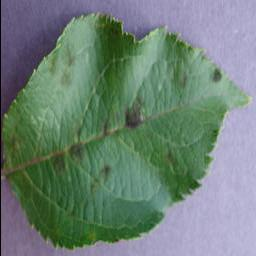
#> input picture sample_leaf.JPG, 256 x 256 px
$ python -i severity.py   (imports and definitions only)
#> lines starting #> are read from the running program, lines starting #| are printed output that depends on the picture; after the words box and inside, x2 and y2 are one past the last pixel; in counts of white or black regions, pixels touching at a corner belong together
#> further down, picture is the input picture: shape (256, 256, 3); mean B, G, R 119.1, 129.5, 109.9
import cv2
import numpy as np


def calculate_severity(image):
    """
    Experimental leaf disease severity estimate.
    Uses HSV color segmentation.
    Not a validated agricultural diagnosis.
    """

    if image is None or image.size == 0:
        return None, "Invalid image"

    hsv = cv2.cvtColor(image, cv2.COLOR_BGR2HSV)
#> hsv: shape (256, 256, 3); mean H, S, V 85.7, 75.8, 141.3

    # Broad mask: include green leaf and possible yellow/brown lesions.
    lower_leaf = np.array([0, 35, 25])
    upper_leaf = np.array([100, 255, 255])

    leaf_mask = cv2.inRange(hsv, lower_leaf, upper_leaf)
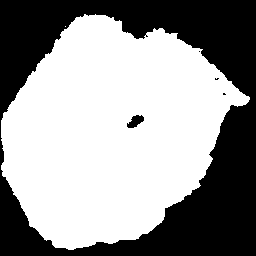
#> leaf_mask: shape (256, 256); 59.4% white; 5 black regions (3 under 20 px), largest, box (x1, y1, x2, y2) and area: (0, 0, 256, 256) 26428, (127, 115, 144, 128) 136

    kernel = np.ones((5, 5), np.uint8)
    leaf_mask = cv2.morphologyEx(
        leaf_mask, cv2.MORPH_OPEN, kernel
    )
#> leaf_mask: shape (256, 256); 59.3% white; 4 black regions (2 under 20 px), largest, box (x1, y1, x2, y2) and area: (0, 0, 256, 256) 26502, (127, 115, 144, 128) 140
    leaf_mask = cv2.morphologyEx(
        leaf_mask, cv2.MORPH_CLOSE, kernel
    )
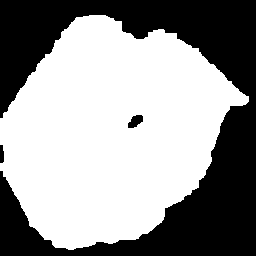
#> leaf_mask: shape (256, 256); 59.4% white; 3 black regions, box (x1, y1, x2, y2) and area: (0, 0, 256, 256) 26380, (128, 115, 143, 128) 132, (0, 145, 4, 163) 65

    total_leaf_pixels = cv2.countNonZero(leaf_mask)
#> total_leaf_pixels = 38959

    if total_leaf_pixels < 100:
        return None, "Leaf area not detected clearly"

    # Approximate yellow/brown lesion pixels within the leaf region.
    lower_lesion = np.array([5, 40, 20])
    upper_lesion = np.array([35, 255, 230])

    lesion_mask = cv2.inRange(hsv, lower_lesion, upper_lesion)
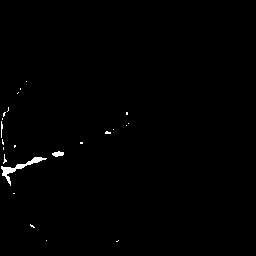
#> lesion_mask: shape (256, 256); 0.63% white; 23 white regions (20 under 20 px), largest, box (x1, y1, x2, y2) and area: (1, 157, 47, 186) 247, (52, 151, 64, 157) 49, (1, 121, 3, 138) 22
    lesion_mask = cv2.bitwise_and(lesion_mask, leaf_mask)
#> lesion_mask: shape (256, 256); 0.62% white; 21 white regions (18 under 20 px), largest, box (x1, y1, x2, y2) and area: (1, 157, 47, 186) 244, (52, 151, 64, 157) 49, (1, 121, 3, 138) 22

    infected_pixels = cv2.countNonZero(lesion_mask)
#> infected_pixels = 409

    severity = (infected_pixels / total_leaf_pixels) * 100
#> severity = 1.05
    severity = round(min(severity, 100), 2)

    if severity < 5:
        level = "Mild"
    elif severity < 15:
        level = "Moderate"
    else:
        level = "Severe"

    return severity, level


def get_severity_masks(image):
    """
    Return visual masks for leaf area and possible lesions.
    White pixels indicate detected regions.
    """

    if image is None or image.size == 0:
        return None, None

    hsv = cv2.cvtColor(image, cv2.COLOR_BGR2HSV)

    lower_leaf = np.array([0, 35, 25])
    upper_leaf = np.array([100, 255, 255])

    leaf_mask = cv2.inRange(hsv, lower_leaf, upper_leaf)

    kernel = np.ones((5, 5), np.uint8)

    leaf_mask = cv2.morphologyEx(
        leaf_mask, cv2.MORPH_OPEN, kernel
    )
    leaf_mask = cv2.morphologyEx(
        leaf_mask, cv2.MORPH_CLOSE, kernel
    )

    lower_lesion = np.array([5, 40, 20])
    upper_lesion = np.array([35, 255, 230])

    lesion_mask = cv2.inRange(
        hsv, lower_lesion, upper_lesion
    )

    lesion_mask = cv2.bitwise_and(
        lesion_mask, leaf_mask
    )

    return leaf_mask, lesion_mask

>>> import cv2
>>> picture = cv2.imread('sample_leaf.JPG')
>>> result = calculate_severity(picture)
#> result = (1.05, 'Mild')
